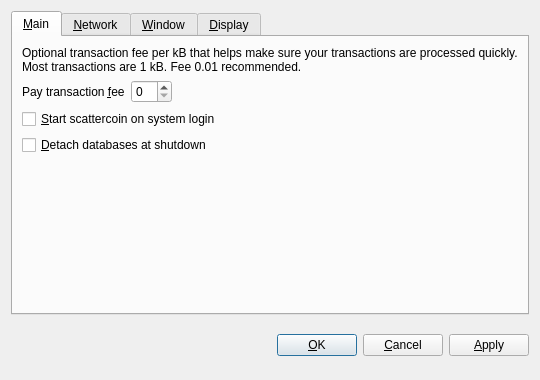
<?xml version="1.0" encoding="UTF-8"?>
<ui version="4.0">
 <class>OptionsDialog</class>
 <widget class="QDialog" name="OptionsDialog">
  <property name="geometry">
   <rect>
    <x>0</x>
    <y>0</y>
    <width>540</width>
    <height>380</height>
   </rect>
  </property>
  <property name="windowTitle">
   <string>Options</string>
  </property>
  <property name="modal">
   <bool>true</bool>
  </property>
  <layout class="QVBoxLayout" name="verticalLayout">
   <item>
    <widget class="QTabWidget" name="tabWidget">
     <property name="tabPosition">
      <enum>QTabWidget::North</enum>
     </property>
     <property name="currentIndex">
      <number>0</number>
     </property>
     <widget class="QWidget" name="tabMain">
      <attribute name="title">
       <string>&amp;Main</string>
      </attribute>
      <layout class="QVBoxLayout" name="verticalLayout_Main">
       <item>
        <widget class="QLabel" name="transactionFeeInfoLabel">
         <property name="text">
          <string>Optional transaction fee per kB that helps make sure your transactions are processed quickly. Most transactions are 1 kB. Fee 0.01 recommended.</string>
         </property>
         <property name="textFormat">
          <enum>Qt::PlainText</enum>
         </property>
         <property name="wordWrap">
          <bool>true</bool>
         </property>
        </widget>
       </item>
       <item>
        <layout class="QHBoxLayout" name="horizontalLayout_Main">
         <item>
          <widget class="QLabel" name="transactionFeeLabel">
           <property name="text">
            <string>Pay transaction &amp;fee</string>
           </property>
           <property name="textFormat">
            <enum>Qt::PlainText</enum>
           </property>
           <property name="buddy">
            <cstring>transactionFee</cstring>
           </property>
          </widget>
         </item>
         <item>
          <widget class="BitcoinAmountField" name="transactionFee"/>
         </item>
         <item>
          <spacer name="horizontalSpacer_Main">
           <property name="orientation">
            <enum>Qt::Horizontal</enum>
           </property>
           <property name="sizeHint" stdset="0">
            <size>
             <width>40</width>
             <height>20</height>
            </size>
           </property>
          </spacer>
         </item>
        </layout>
       </item>
       <item>
        <widget class="QCheckBox" name="bitcoinAtStartup">
         <property name="toolTip">
          <string>Automatically start scattercoin after logging in to the system.</string>
         </property>
         <property name="text">
          <string>&amp;Start scattercoin on system login</string>
         </property>
        </widget>
       </item>
       <item>
        <widget class="QCheckBox" name="detachDatabases">
         <property name="toolTip">
          <string>Detach block and address databases at shutdown. This means they can be moved to another data directory, but it slows down shutdown. The wallet is always detached.</string>
         </property>
         <property name="text">
          <string>&amp;Detach databases at shutdown</string>
         </property>
        </widget>
       </item>
       <item>
        <spacer name="verticalSpacer_Main">
         <property name="orientation">
          <enum>Qt::Vertical</enum>
         </property>
         <property name="sizeHint" stdset="0">
          <size>
           <width>20</width>
           <height>40</height>
          </size>
         </property>
        </spacer>
       </item>
      </layout>
     </widget>
     <widget class="QWidget" name="tabNetwork">
      <attribute name="title">
       <string>&amp;Network</string>
      </attribute>
      <layout class="QVBoxLayout" name="verticalLayout_Network">
       <item>
        <widget class="QCheckBox" name="mapPortUpnp">
         <property name="toolTip">
          <string>Automatically open the scattercoin client port on the router. This only works when your router supports UPnP and it is enabled.</string>
         </property>
         <property name="text">
          <string>Map port using &amp;UPnP</string>
         </property>
        </widget>
       </item>
       <item>
        <widget class="QCheckBox" name="connectSocks">
         <property name="toolTip">
          <string>Connect to the scattercoin network through a SOCKS proxy (e.g. when connecting through Tor).</string>
         </property>
         <property name="text">
          <string>&amp;Connect through SOCKS proxy:</string>
         </property>
        </widget>
       </item>
       <item>
        <layout class="QHBoxLayout" name="horizontalLayout_Network">
         <item>
          <widget class="QLabel" name="proxyIpLabel">
           <property name="text">
            <string>Proxy &amp;IP:</string>
           </property>
           <property name="textFormat">
            <enum>Qt::PlainText</enum>
           </property>
           <property name="buddy">
            <cstring>proxyIp</cstring>
           </property>
          </widget>
         </item>
         <item>
          <widget class="QValidatedLineEdit" name="proxyIp">
           <property name="maximumSize">
            <size>
             <width>140</width>
             <height>16777215</height>
            </size>
           </property>
           <property name="toolTip">
            <string>IP address of the proxy (e.g. 127.0.0.1)</string>
           </property>
          </widget>
         </item>
         <item>
          <widget class="QLabel" name="proxyPortLabel">
           <property name="text">
            <string>&amp;Port:</string>
           </property>
           <property name="textFormat">
            <enum>Qt::PlainText</enum>
           </property>
           <property name="buddy">
            <cstring>proxyPort</cstring>
           </property>
          </widget>
         </item>
         <item>
          <widget class="QLineEdit" name="proxyPort">
           <property name="maximumSize">
            <size>
             <width>55</width>
             <height>16777215</height>
            </size>
           </property>
           <property name="toolTip">
            <string>Port of the proxy (e.g. 9050)</string>
           </property>
          </widget>
         </item>
         <item>
          <widget class="QLabel" name="socksVersionLabel">
           <property name="text">
            <string>SOCKS &amp;Version:</string>
           </property>
           <property name="textFormat">
            <enum>Qt::PlainText</enum>
           </property>
           <property name="buddy">
            <cstring>socksVersion</cstring>
           </property>
          </widget>
         </item>
         <item>
          <widget class="QValueComboBox" name="socksVersion">
           <property name="toolTip">
            <string>SOCKS version of the proxy (e.g. 5)</string>
           </property>
          </widget>
         </item>
         <item>
          <spacer name="horizontalSpacer_Network">
           <property name="orientation">
            <enum>Qt::Horizontal</enum>
           </property>
           <property name="sizeHint" stdset="0">
            <size>
             <width>40</width>
             <height>20</height>
            </size>
           </property>
          </spacer>
         </item>
        </layout>
       </item>
       <item>
        <spacer name="verticalSpacer_Network">
         <property name="orientation">
          <enum>Qt::Vertical</enum>
         </property>
         <property name="sizeHint" stdset="0">
          <size>
           <width>20</width>
           <height>40</height>
          </size>
         </property>
        </spacer>
       </item>
      </layout>
     </widget>
     <widget class="QWidget" name="tabWindow">
      <attribute name="title">
       <string>&amp;Window</string>
      </attribute>
      <layout class="QVBoxLayout" name="verticalLayout_Window">
       <item>
        <widget class="QCheckBox" name="minimizeToTray">
         <property name="toolTip">
          <string>Show only a tray icon after minimizing the window.</string>
         </property>
         <property name="text">
          <string>&amp;Minimize to the tray instead of the taskbar</string>
         </property>
        </widget>
       </item>
       <item>
        <widget class="QCheckBox" name="minimizeOnClose">
         <property name="toolTip">
          <string>Minimize instead of exit the application when the window is closed. When this option is enabled, the application will be closed only after selecting Quit in the menu.</string>
         </property>
         <property name="text">
          <string>M&amp;inimize on close</string>
         </property>
        </widget>
       </item>
       <item>
        <spacer name="verticalSpacer_Window">
         <property name="orientation">
          <enum>Qt::Vertical</enum>
         </property>
         <property name="sizeHint" stdset="0">
          <size>
           <width>20</width>
           <height>40</height>
          </size>
         </property>
        </spacer>
       </item>
      </layout>
     </widget>
     <widget class="QWidget" name="tabDisplay">
      <attribute name="title">
       <string>&amp;Display</string>
      </attribute>
      <layout class="QVBoxLayout" name="verticalLayout_Display">
       <item>
        <layout class="QHBoxLayout" name="horizontalLayout_1_Display">
         <item>
          <widget class="QLabel" name="langLabel">
           <property name="text">
            <string>User Interface &amp;language:</string>
           </property>
           <property name="textFormat">
            <enum>Qt::PlainText</enum>
           </property>
           <property name="buddy">
            <cstring>lang</cstring>
           </property>
          </widget>
         </item>
         <item>
          <widget class="QValueComboBox" name="lang">
           <property name="toolTip">
            <string>The user interface language can be set here. This setting will take effect after restarting scattercoin.</string>
           </property>
          </widget>
         </item>
        </layout>
       </item>
       <item>
        <layout class="QHBoxLayout" name="horizontalLayout_2_Display">
         <item>
          <widget class="QLabel" name="unitLabel">
           <property name="text">
            <string>&amp;Unit to show amounts in:</string>
           </property>
           <property name="textFormat">
            <enum>Qt::PlainText</enum>
           </property>
           <property name="buddy">
            <cstring>unit</cstring>
           </property>
          </widget>
         </item>
         <item>
          <widget class="QValueComboBox" name="unit">
           <property name="toolTip">
            <string>Choose the default subdivision unit to show in the interface and when sending coins.</string>
           </property>
          </widget>
         </item>
        </layout>
       </item>
       <item>
        <widget class="QCheckBox" name="displayAddresses">
         <property name="toolTip">
          <string>Whether to show scattercoin addresses in the transaction list or not.</string>
         </property>
         <property name="text">
          <string>&amp;Display addresses in transaction list</string>
         </property>
        </widget>
       </item>
       <item>
        <widget class="QCheckBox" name="coinControlFeatures">
         <property name="toolTip">
          <string>Whether to show coin control features or not.</string>
         </property>
         <property name="text">
          <string>Display coin &amp;control features (experts only!)</string>
         </property>
        </widget>
       </item>
       <item>
        <spacer name="verticalSpacer_Display">
         <property name="orientation">
          <enum>Qt::Vertical</enum>
         </property>
         <property name="sizeHint" stdset="0">
          <size>
           <width>20</width>
           <height>40</height>
          </size>
         </property>
        </spacer>
       </item>
      </layout>
     </widget>
    </widget>
   </item>
   <item>
    <layout class="QHBoxLayout" name="horizontalLayout_Buttons">
     <item>
      <spacer name="horizontalSpacer_1">
       <property name="orientation">
        <enum>Qt::Horizontal</enum>
       </property>
       <property name="sizeHint" stdset="0">
        <size>
         <width>40</width>
         <height>48</height>
        </size>
       </property>
      </spacer>
     </item>
     <item>
      <widget class="QLabel" name="statusLabel">
       <property name="font">
        <font>
         <weight>75</weight>
         <bold>true</bold>
        </font>
       </property>
       <property name="text">
        <string/>
       </property>
       <property name="textFormat">
        <enum>Qt::PlainText</enum>
       </property>
       <property name="wordWrap">
        <bool>true</bool>
       </property>
      </widget>
     </item>
     <item>
      <spacer name="horizontalSpacer_2">
       <property name="orientation">
        <enum>Qt::Horizontal</enum>
       </property>
       <property name="sizeHint" stdset="0">
        <size>
         <width>40</width>
         <height>48</height>
        </size>
       </property>
      </spacer>
     </item>
     <item>
      <widget class="QPushButton" name="okButton">
       <property name="text">
        <string>&amp;OK</string>
       </property>
      </widget>
     </item>
     <item>
      <widget class="QPushButton" name="cancelButton">
       <property name="text">
        <string>&amp;Cancel</string>
       </property>
       <property name="autoDefault">
        <bool>false</bool>
       </property>
      </widget>
     </item>
     <item>
      <widget class="QPushButton" name="applyButton">
       <property name="text">
        <string>&amp;Apply</string>
       </property>
       <property name="autoDefault">
        <bool>false</bool>
       </property>
      </widget>
     </item>
    </layout>
   </item>
  </layout>
 </widget>
 <customwidgets>
  <customwidget>
   <class>BitcoinAmountField</class>
   <extends>QSpinBox</extends>
   <header>bitcoinamountfield.h</header>
   <container>1</container>
  </customwidget>
  <customwidget>
   <class>QValueComboBox</class>
   <extends>QComboBox</extends>
   <header>qvaluecombobox.h</header>
  </customwidget>
  <customwidget>
   <class>QValidatedLineEdit</class>
   <extends>QLineEdit</extends>
   <header>qvalidatedlineedit.h</header>
  </customwidget>
 </customwidgets>
 <resources/>
 <connections/>
</ui>
